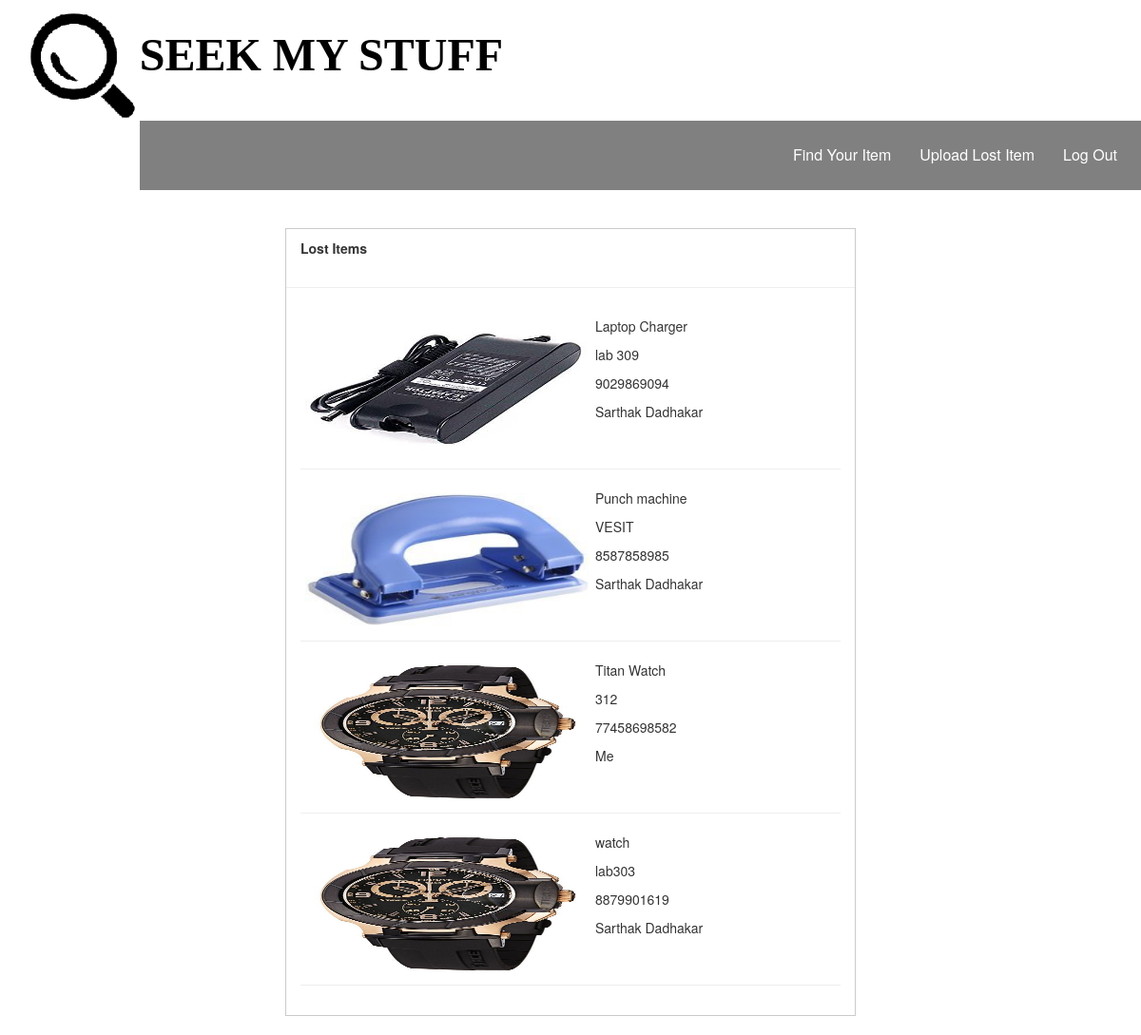
Page /display.php (signed in) on the committed database.
### tables this page shows
CREATE TABLE `images` (
  `id` int(11) NOT NULL,
  `image` varchar(100) NOT NULL,
  `image_text` text NOT NULL,
  `found_at` text NOT NULL,
  `contact` text NOT NULL,
  `user_id` int(11) DEFAULT NULL
);

CREATE TABLE `users` (
  `user_id` int(11) NOT NULL,
  `user_first` varchar(256) NOT NULL,
  `user_last` varchar(256) NOT NULL,
  `user_email` varchar(256) NOT NULL,
  `user_uid` varchar(256) NOT NULL,
  `user_pwd` varchar(256) NOT NULL
);

### display.php (the view, shortened to what this page needs)
<?php
 include "includes/dbh.inc.php";
if (isset($_SESSION['u_id']))
{
	$result = mysqli_query($conn, "SELECT * FROM images");
	 ?>
 <!DOCTYPE html>
<html>
<head>
	<link rel="stylesheet" href="https://maxcdn.bootstrapcdn.com/bootstrap/3.3.7/css/bootstrap.min.css">
		<link rel="stylesheet" href="home_style.css">
</head>
<body>
		<div >
		<div class='container2'>
        <div>
            <img src='transparent logo.png' class='iconDetails'>
        </div>
    <div style='margin-left:100px;'>
<h1><font size="7" color="black" face="Segoe Print"><b>SEEK MY STUFF</b></font></h1><br>
</div>
</div>
<ul class="nav">
<li id='logout' onclick="logoutme()"><a href="includes/logout.inc.php">Log Out</a></li>
 <li><a href="upload.php">Upload Lost Item</a></li>
<li><a href="display.php">Find Your Item</a></li>
</ul>
<br>
	<div id="content">
		 <div class="panel-heading" style="margin: 5; padding: 5"><b>Lost Items</b></div>
			<hr>
		 <div class="panel-heading" style="margin: 5; padding: 5">
		 	<?php
		while ($row = mysqli_fetch_array($result)) {
			$cur_user=$row['user_id'];
			$sql = "SELECT * from users where user_id = $cur_user";
			$res= mysqli_query($conn, $sql);
			$cur_name = 'NULL';
			$r = mysqli_fetch_array($res);
			if($r['user_id']==$_SESSION['u_id'])
					$cur_name="Me";
				else
					$cur_name=$r['user_first'].' '.$r['user_last'];
				echo " <div class = 'img_div' style='margin: 5; padding: 5'>";
				echo "<img class='img-rounded myimg' class='img-responsive' src='images/".$row['image']."' >";
				echo "<p>".$row['image_text']."</p>";
				echo "<p>".$row['found_at']."</p>";
				echo "<p>".$row['contact']."</p>";
				echo "<p>".$cur_name."</p><br>";
				echo "</div>";
				echo '<center><hr></center>';
		}
	?></div>
	</div>
</div>
</body>
</body>
</body>
</html>
	<?php
		}
		else
		{
			header("Location: index.php");
			die();
		}
	?>

### home_style.css (style rules this page uses)
.iconDetails { margin-left:1%; float:left; }
.container2 { width:100%; height:auto; padding:1%; }
.nav { background-color: Gray; padding: 15px 10px; }
ul { list-style-type: none; padding: 0px; overflow:hidden; background-color: #333; text-align: center; }
li { float: right; text-align:center; background-color: Gray; }
li a { display: inline-block; color: white; text-align: center; padding: 20px 16px; text-decoration: none; font-size: medium; }
img { margin: 0; }

### display.php (style rules this page uses)
#content { width: 50%; margin: 20px auto; border: 1px solid #cbcbcb; }
.myimg { float: left; margin: 5px; width: 300px; height: 140px; }

### rows in the picture
images: image (picture), image_text "Laptop Charger", found_at "lab 309", contact "9029869094", user.user_last "Sarthak Dadhakar"
images: image (picture), image_text "Punch machine", found_at "VESIT", contact "8587858985", user.user_last "Sarthak Dadhakar"
images: image (picture), image_text "Titan Watch", found_at "312", contact "77458698582", user.user_id "Me"
images: image (picture), image_text "watch", found_at "lab303", contact "8879901619", user.user_last "Sarthak Dadhakar"
